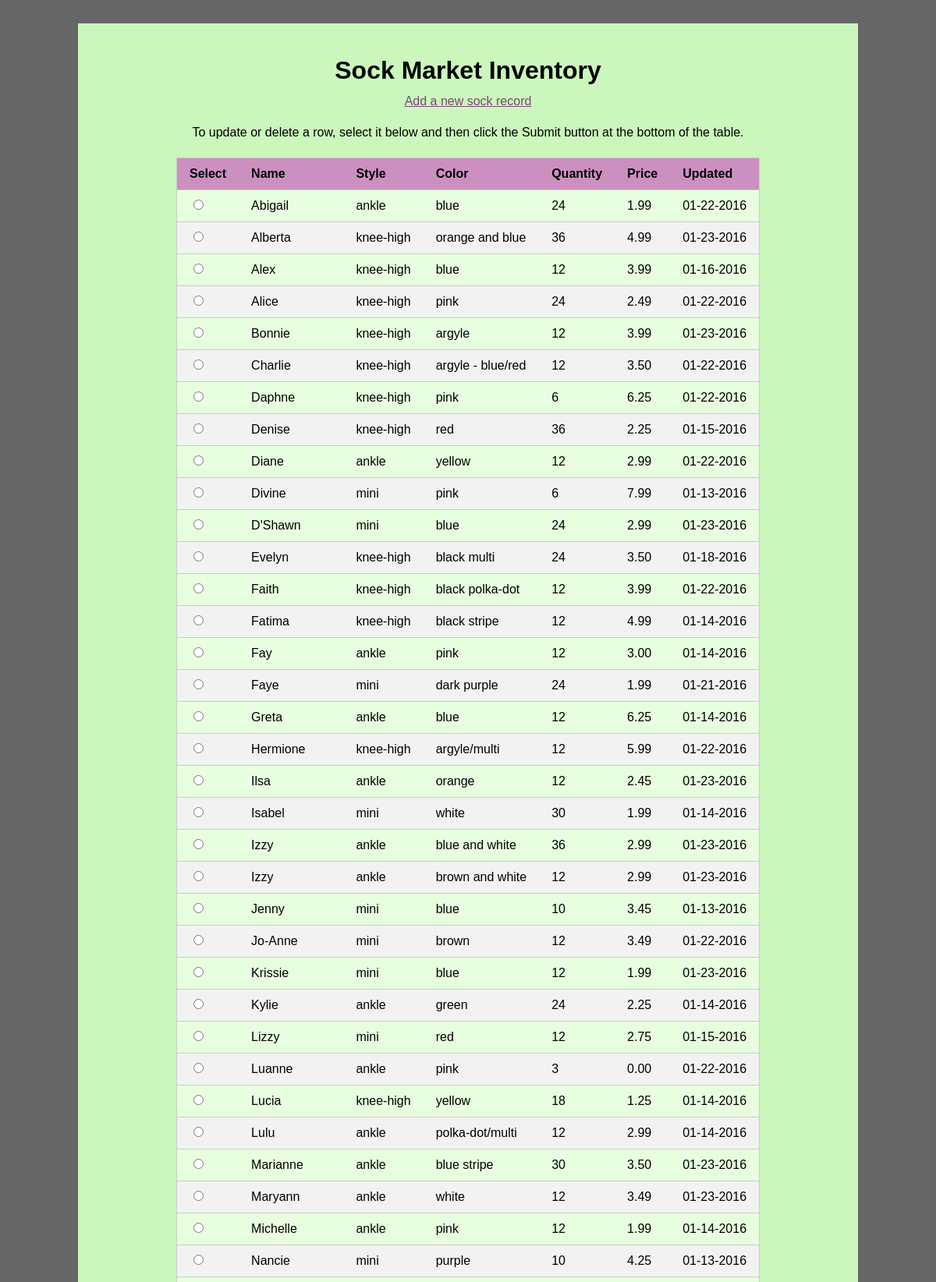
/inventory_update.php (upper part), run on the app's committed database.
### tables this page shows
CREATE TABLE `socks` (
  `id` int(11) NOT NULL,
  `name` text NOT NULL,
  `style` text NOT NULL,
  `color` text NOT NULL,
  `quantity` int(11) NOT NULL,
  `price` decimal(16,2) NOT NULL,
  `updated` text NOT NULL
);

### inventory_update.php (the view, shortened to what this page needs)
<?php include 'database.php'; ?>
<?php
	$query = "SELECT * FROM socks ORDER BY name";
	$socks = mysqli_query($conn, $query);
?>
<!DOCTYPE html>
<html lang="en">
<head>
    <link rel="stylesheet" href="css/main.css">
    <link rel="stylesheet" href="css/table.css">
</head>
<body>
<div id="container">
<h1>Sock Market Inventory</h1>
<p class="middle"><a href="enter_new_record.php">Add a new sock record</a></p>
<p class="middle">To update or delete a row, select it below and then
	click the Submit button at the bottom of the table.</p>
<form class="smallform" method="post" action="socks_edit.php" autocomplete="off">
<table>
    <tr>
        <th>Select</th>
        <th>Name</th>
        <th>Style</th>
        <th>Color</th>
        <th>Quantity</th>
        <th>Price</th>
        <th>Updated</th>
    </tr>
<?php while( $row = mysqli_fetch_assoc($socks) ) :  ?>
<tr>
    <td><input type="radio" name="id" id="<?php echo $row['id']; ?>" value="<?php echo $row['id']; ?>"></td>
    <td><?php echo stripslashes($row['name']); ?></td>
    <td><?php echo $row['style']; ?></td>
    <td><?php echo $row['color']; ?></td>
    <td><?php echo $row['quantity']; ?></td>
    <td><?php echo $row['price']; ?></td>
    <td><?php echo $row['updated']; ?></td>
</tr>
<?php endwhile;  ?>
</table>
</form>
</div>
</body>
</html>

### css/main.css (style rules this page uses)
* { -webkit-box-sizing: border-box; -moz-box-sizing: border-box; box-sizing: border-box; }
body { margin: 0; background: #666; color: #000; font-family: Calibri, sans-serif; font-size: 100%; line-height: 1.5em; }
#container { max-width: 800px; margin: 30px auto; background: #cbf7bc; padding: 3em; }
h1 { text-align: center; margin: 0; }
input { width: 100%; font-family: monospace; font-size: 1.5em; padding: 5px; }
.middle { text-align: center; }
a { color: #7d4676; }
.smallform input[type='radio'] { display: inline; width: auto; }

### css/table.css (style rules this page uses)
#container { max-width: 1000px; margin: 30px auto; background: #cbf7bc; padding: 3em; }
table { border-collapse: collapse; border-spacing: 0; empty-cells: show; border: 1px solid #cbcbcb; background: #e7ffdf; margin: 20px auto; }
td, th { border-left: 1px solid #cbcbcb; border-width: 0 0 0 1px; font-size: inherit; margin: 0; overflow: visible; padding: 0.5em 1em; }
th { background: #cc90c0; text-align: left; vertical-align: bottom; }
tr:nth-child(2n-1) td { background: #f2f2f2; }
td, th { border-width: 0 0 1px 0; border-bottom: 1px solid #cbcbcb; }

### data on the page
socks: name "Abigail", style "ankle", color "blue", quantity "24", price "1.99", updated "01-22-2016"
socks: name "Alberta", style "knee-high", color "orange and blue", quantity "36", price "4.99", updated "01-23-2016"
socks: name "Alex", style "knee-high", color "blue", quantity "12", price "3.99", updated "01-16-2016"
socks: name "Alice", style "knee-high", color "pink", quantity "24", price "2.49", updated "01-22-2016"
socks: name "Bonnie", style "knee-high", color "argyle", quantity "12", price "3.99", updated "01-23-2016"
socks: name "Charlie", style "knee-high", color "argyle - blue/red", quantity "12", price "3.50", updated "01-22-2016"
socks: name "Daphne", style "knee-high", color "pink", quantity "6", price "6.25", updated "01-22-2016"
socks: name "Denise", style "knee-high", color "red", quantity "36", price "2.25", updated "01-15-2016"
socks: name "Diane", style "ankle", color "yellow", quantity "12", price "2.99", updated "01-22-2016"
socks: name "Divine", style "mini", color "pink", quantity "6", price "7.99", updated "01-13-2016"
socks: name "D'Shawn", style "mini", color "blue", quantity "24", price "2.99", updated "01-23-2016"
socks: name "Evelyn", style "knee-high", color "black multi", quantity "24", price "3.50", updated "01-18-2016"
socks: name "Faith", style "knee-high", color "black polka-dot", quantity "12", price "3.99", updated "01-22-2016"
socks: name "Fatima", style "knee-high", color "black stripe", quantity "12", price "4.99", updated "01-14-2016"
socks: name "Fay", style "ankle", color "pink", quantity "12", price "3.00", updated "01-14-2016"
socks: name "Faye", style "mini", color "dark purple", quantity "24", price "1.99", updated "01-21-2016"
socks: name "Greta", style "ankle", color "blue", quantity "12", price "6.25", updated "01-14-2016"
socks: name "Hermione", style "knee-high", color "argyle/multi", quantity "12", price "5.99", updated "01-22-2016"
socks: name "Ilsa", style "ankle", color "orange", quantity "12", price "2.45", updated "01-23-2016"
socks: name "Isabel", style "mini", color "white", quantity "30", price "1.99", updated "01-14-2016"
socks: name "Izzy", style "ankle", color "blue and white", quantity "36", price "2.99", updated "01-23-2016"
socks: name "Izzy", style "ankle", color "brown and white", quantity "12", price "2.99", updated "01-23-2016"
socks: name "Jenny", style "mini", color "blue", quantity "10", price "3.45", updated "01-13-2016"
socks: name "Jo-Anne", style "mini", color "brown", quantity "12", price "3.49", updated "01-22-2016"
socks: name "Krissie", style "mini", color "blue", quantity "12", price "1.99", updated "01-23-2016"
socks: name "Kylie", style "ankle", color "green", quantity "24", price "2.25", updated "01-14-2016"
socks: name "Lizzy", style "mini", color "red", quantity "12", price "2.75", updated "01-15-2016"
socks: name "Luanne", style "ankle", color "pink", quantity "3", price "0.00", updated "01-22-2016"
socks: name "Lucia", style "knee-high", color "yellow", quantity "18", price "1.25", updated "01-14-2016"
socks: name "Lulu", style "ankle", color "polka-dot/multi", quantity "12", price "2.99", updated "01-14-2016"
socks: name "Marianne", style "ankle", color "blue stripe", quantity "30", price "3.50", updated "01-23-2016"
socks: name "Maryann", style "ankle", color "white", quantity "12", price "3.49", updated "01-23-2016"
socks: name "Michelle", style "ankle", color "pink", quantity "12", price "1.99", updated "01-14-2016"
socks: name "Nancie", style "mini", color "purple", quantity "10", price "4.25", updated "01-13-2016"
